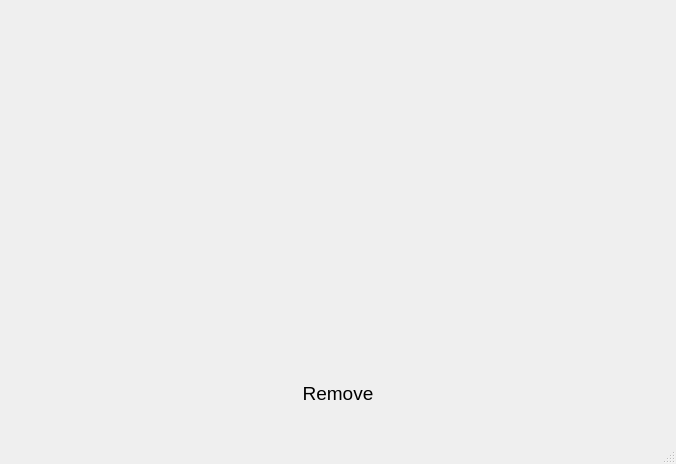
<?xml version="1.0" encoding="UTF-8"?>
<ui version="4.0">
 <class>MainWindow</class>
 <widget class="QMainWindow" name="MainWindow">
  <property name="geometry">
   <rect>
    <x>0</x>
    <y>0</y>
    <width>676</width>
    <height>464</height>
   </rect>
  </property>
  <property name="sizePolicy">
   <sizepolicy hsizetype="Preferred" vsizetype="Preferred">
    <horstretch>0</horstretch>
    <verstretch>0</verstretch>
   </sizepolicy>
  </property>
  <property name="font">
   <font>
    <family>Segoe UI</family>
    <pointsize>10</pointsize>
   </font>
  </property>
  <property name="windowTitle">
   <string>Duplicate Finder</string>
  </property>
  <widget class="QWidget" name="centralwidget">
   <layout class="QVBoxLayout" name="verticalLayout">
    <item>
     <widget class="QWidget" name="imgspace_widget" native="true">
      <layout class="QHBoxLayout" name="imgspace_layout"/>
     </widget>
    </item>
    <item alignment="Qt::AlignHCenter">
     <widget class="QPushButton" name="remove_button">
      <property name="sizePolicy">
       <sizepolicy hsizetype="Minimum" vsizetype="Fixed">
        <horstretch>0</horstretch>
        <verstretch>0</verstretch>
       </sizepolicy>
      </property>
      <property name="minimumSize">
       <size>
        <width>150</width>
        <height>80</height>
       </size>
      </property>
      <property name="font">
       <font>
        <family>Segoe UI</family>
        <pointsize>14</pointsize>
       </font>
      </property>
      <property name="autoFillBackground">
       <bool>false</bool>
      </property>
      <property name="text">
       <string>Remove</string>
      </property>
      <property name="checkable">
       <bool>false</bool>
      </property>
      <property name="checked">
       <bool>false</bool>
      </property>
      <property name="default">
       <bool>false</bool>
      </property>
      <property name="flat">
       <bool>true</bool>
      </property>
     </widget>
    </item>
   </layout>
  </widget>
  <widget class="QMenuBar" name="menubar">
   <property name="geometry">
    <rect>
     <x>0</x>
     <y>0</y>
     <width>676</width>
     <height>29</height>
    </rect>
   </property>
  </widget>
  <widget class="QStatusBar" name="statusbar"/>
 </widget>
 <resources/>
 <connections/>
</ui>
